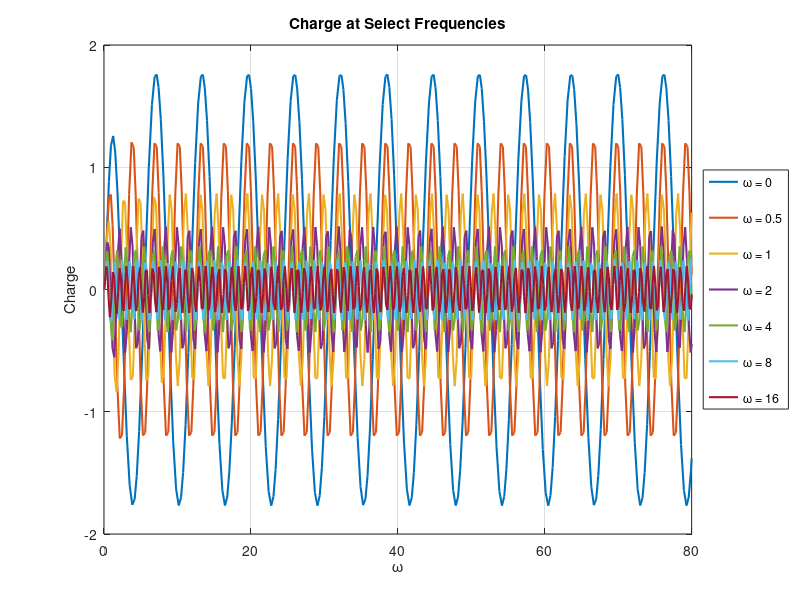

This figure's MATLAB source:
%MA266 Project 2
%James Watterson
L = 1;
C = 1/5;
R = 4;
w = [ 0 .5 1 2 4 8 16 ];

%q'' = -(R/L*q')-(1/(L*C))q +10/Lcos(wt)
%creates an ode for the simple RLC circuit to feed into ode45, provide RLC and omega values
createode = @(R,L,C,w)str2func(sprintf('@(t,q)[q(2); -%f/%f*q(2)-1/(%f*%f)*q(1)+10/%f*cos(%f*t)]',R,L,L,C,L,w));
part1wrapper = @(o)ode45(createode(R,L,C,o),[0 80],[0 0]);

%%%% PART 1 %%%%
dimen = size(w);
cmap = lines(dimen(2));
figure(1);
for n = dimen(1):dimen(2)
    res = part1wrapper(n);
    T = res.x;
    Y = res.y(1,:);
    newplot = plot(T,Y,'LineWidth',1.5,'Color',cmap(n,:));
    hold on;
    if n==1
        legend(['\omega = ' num2str(w(n))],'Location','EastOutside');
    else
        [LEGH,OBJH,OUTH,OUTM] = legend;
        legend([OUTH;newplot],OUTM{:},['\omega = ' num2str(w(n))],'Location','EastOutside');
    end
end
xlabel('\omega');
ylabel('Charge');
title('Charge at Select Frequencies');

grid on;